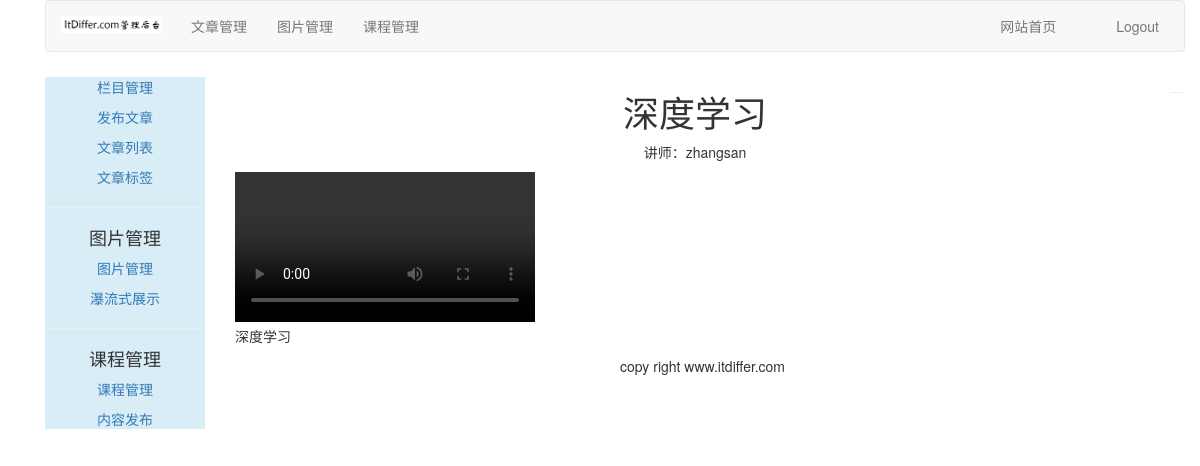
The app's page /course/detail-lesson/5/ with its own data.
### course/models.py (models this page shows, shortened)
class Lesson(models.Model):
    user = models.ForeignKey(User, on_delete=models.CASCADE, related_name='lesson_user')
    course = models.ForeignKey(Course, on_delete=models.CASCADE, related_name='lesson')
    title = models.CharField(max_length=200)
    video = models.FileField(upload_to=user_directory_path)
    description = models.TextField(blank=True)
    attach = models.FileField(blank=True, upload_to=user_directory_path)
    created = models.DateTimeField(auto_now_add=True)
    order = OrderField(blank=True, for_fields=['course'])
    class Meta:
        ordering = ['order']

### course/views.py (the view)
# urls.py: path('detail-lesson/<int:lesson_id>/', DetailLessonView.as_view(), name="detail_lesson"),
class DetailLessonView(LoginRequiredMixin, TemplateResponseMixin, View):
    login_url = "/account/login/"
    template_name = "course/manage/detail_lesson.html"
    def get(self, request, lesson_id):
        lesson = get_object_or_404(Lesson, id=lesson_id)
        return self.render_to_response({"lesson":lesson})

### templates/course/manage/detail_lesson.html (shortened to what this page needs)
{% extends "article/base.html" %}
{% block content %}
<div>
    <div class='text-center'>
        <h1>{{ lesson.title }}</h1>
        <p>讲师：{{ lesson.user.username }}</p>
    </div>
    <div>
      {% if lesson.video %}
      <video src="{{ lesson.video.url }}" controls="controls" class="text-center"></video>
      {% else %}
      <p class="text-center">There is not video lesson.</p>
      {% endif %}
    </div>
    <div>
      {% if lesson.description %}
      <p>{{ lesson.description }}</p>
      {% endif %}
    </div>
</div>
{% endblock %}

### records on screen
Lesson: title "深度学习", user.username "zhangsan", description "深度学习"
